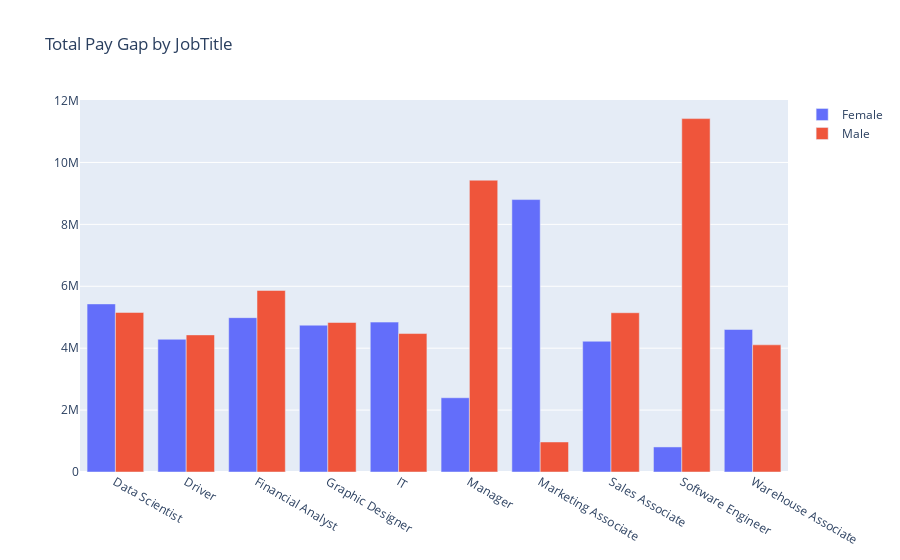

Notebook code for this chart:
### Code cell
fig = go.Figure(data=[
    go.Bar(name='Female', x=female.index, y=female['TotalPay']),
    go.Bar(name='Male', x=male.index, y=male['TotalPay'])
])
# Change the bar mode
fig.update_layout(barmode='group', title='Total Pay Gap by JobTitle')
fig.show()

### Figure 1 — Plotly figure (JSON) as saved in the notebook; plotly's stock layout.template omitted (floating-point values rounded to 4 significant figures)
{"data": [{"name": "Female", "type": "bar", "x": ["Data Scientist", "Driver", "Financial Analyst", "Graphic Designer", "IT", "Manager", "Marketing Associate", "Sales Associate", "Software Engineer", "Warehouse Associate"], "y": [5429970, 4287078, 4985439, 4742900, 4841897, 2398397, 8800873, 4223483, 809179, 4603861]}, {"name": "Male", "type": "bar", "x": ["Data Scientist", "Driver", "Financial Analyst", "Graphic Designer", "IT", "Manager", "Marketing Associate", "Sales Associate", "Software Engineer", "Warehouse Associate"], "y": [5154300, 4428801, 5864749, 4829204, 4473021, 9426899, 969778, 5145571, 11416415, 4107999]}], "layout": {"barmode": "group", "title": {"text": "Total Pay Gap by JobTitle"}}}
